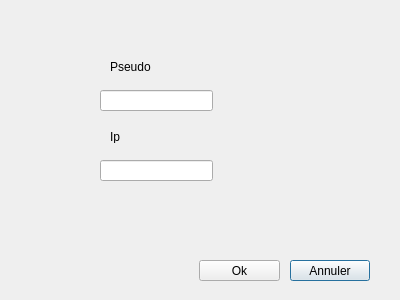
<?xml version="1.0" encoding="UTF-8"?>
<ui version="4.0">
 <class>DialogConnection</class>
 <widget class="QDialog" name="DialogConnection">
  <property name="geometry">
   <rect>
    <x>0</x>
    <y>0</y>
    <width>400</width>
    <height>300</height>
   </rect>
  </property>
  <property name="windowTitle">
   <string>Dialog</string>
  </property>
  <widget class="QPushButton" name="pushButtonLeave">
   <property name="geometry">
    <rect>
     <x>290</x>
     <y>260</y>
     <width>80</width>
     <height>21</height>
    </rect>
   </property>
   <property name="text">
    <string>Annuler</string>
   </property>
  </widget>
  <widget class="QPushButton" name="pushButtonOk">
   <property name="geometry">
    <rect>
     <x>199</x>
     <y>260</y>
     <width>81</width>
     <height>21</height>
    </rect>
   </property>
   <property name="text">
    <string>Ok</string>
   </property>
  </widget>
  <widget class="QLabel" name="label">
   <property name="geometry">
    <rect>
     <x>110</x>
     <y>60</y>
     <width>47</width>
     <height>13</height>
    </rect>
   </property>
   <property name="text">
    <string>Pseudo</string>
   </property>
  </widget>
  <widget class="QLabel" name="label_2">
   <property name="geometry">
    <rect>
     <x>110</x>
     <y>130</y>
     <width>47</width>
     <height>13</height>
    </rect>
   </property>
   <property name="text">
    <string>Ip</string>
   </property>
  </widget>
  <widget class="QLineEdit" name="lineEditPseudo">
   <property name="geometry">
    <rect>
     <x>100</x>
     <y>90</y>
     <width>113</width>
     <height>21</height>
    </rect>
   </property>
  </widget>
  <widget class="QLineEdit" name="lineEditIp">
   <property name="geometry">
    <rect>
     <x>100</x>
     <y>160</y>
     <width>113</width>
     <height>21</height>
    </rect>
   </property>
  </widget>
 </widget>
 <resources/>
 <connections/>
</ui>
